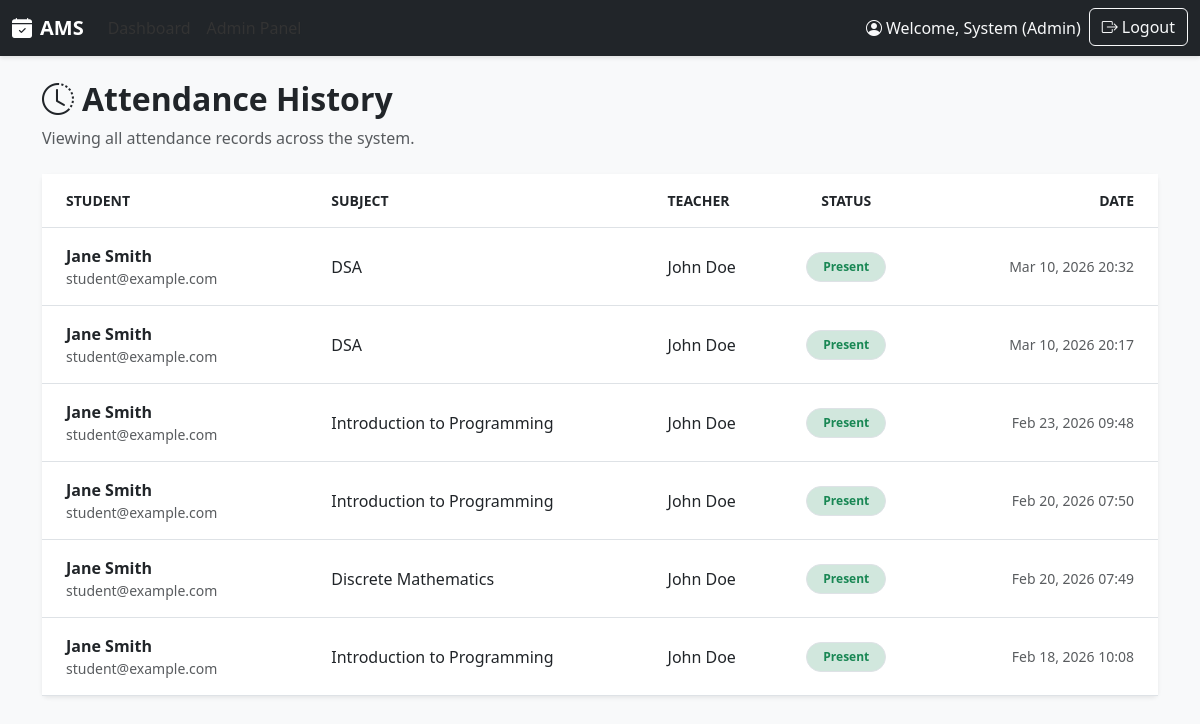
The page /accounts/admin/attendance/history/ (signed in) on the database as committed earlier.
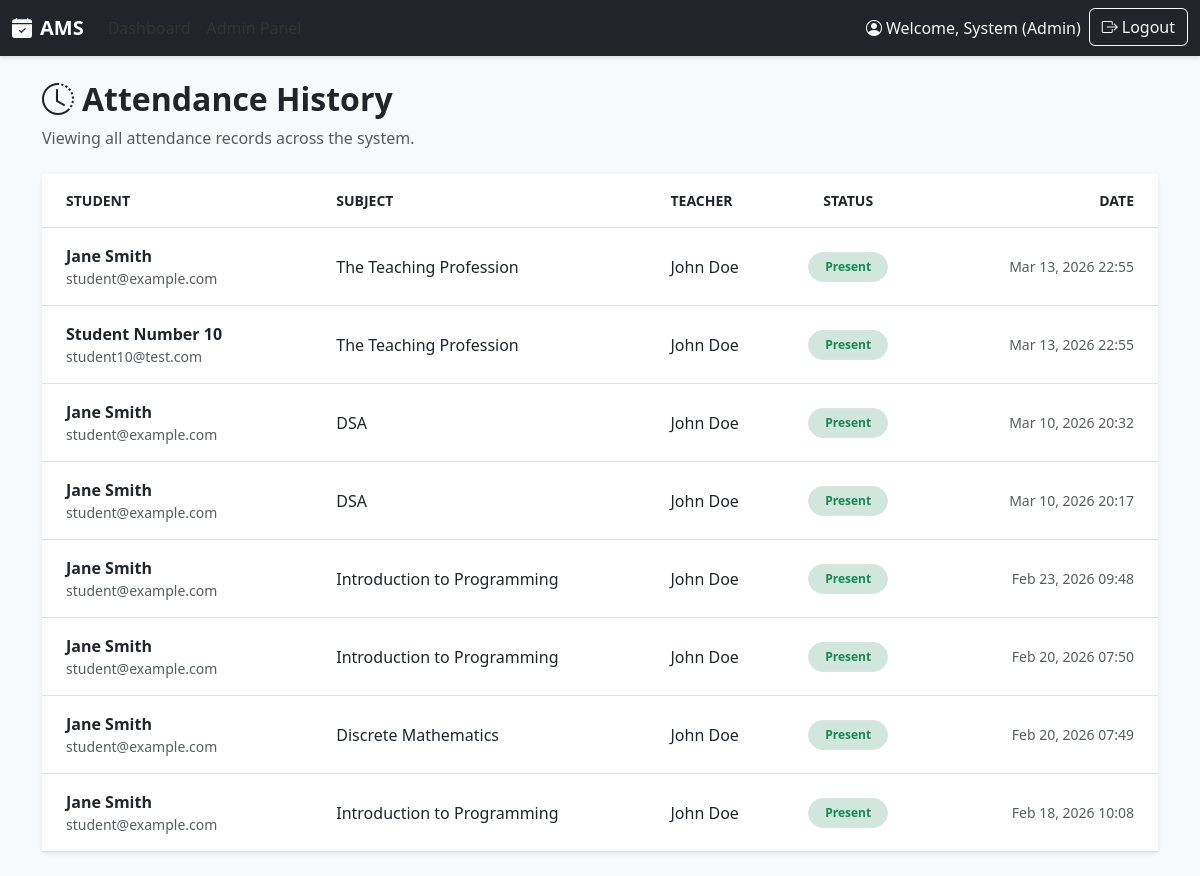
The same page on the database as committed later.
### core/models.py (models this page shows, shortened)
class Attendance(models.Model):
    STATUS_CHOICES = [
        ('present', 'Present'),
        ('absent', 'Absent'),
        ('late', 'Late'),
    ]
    VERIFICATION_CHOICES = [
        ('pending', 'Pending'),
        ('verified', 'Verified'),
        ('rejected', 'Rejected'),
    ]
    id = models.UUIDField(primary_key=True, default=uuid.uuid4, editable=False)
    session = models.ForeignKey(ClassSchedule, on_delete=models.CASCADE, related_name='attendances')
    student = models.ForeignKey(Student, on_delete=models.CASCADE, related_name='attendance_records')
    status = models.CharField(max_length=20, choices=STATUS_CHOICES)
    verification_status = models.CharField(max_length=20, choices=VERIFICATION_CHOICES, default='pending')
    marked_by = models.ForeignKey(User, on_delete=models.SET_NULL, null=True, related_name='marked_attendances')
    marked_at = models.DateTimeField(default=timezone.now)
    verified_by = models.ForeignKey(User, on_delete=models.SET_NULL, null=True, related_name='verified_attendances')
    verified_at = models.DateTimeField(null=True, blank=True)
    updated_at = models.DateTimeField(auto_now=True)
    class Meta:
        db_table = 'attendance'
        unique_together = ['session', 'student']
        ordering = ['-session__session_date', 'student__user__lastname']

class Student(models.Model):
    id = models.UUIDField(primary_key=True, default=uuid.uuid4, editable=False)
    user = models.OneToOneField(User, on_delete=models.CASCADE, related_name='student_profile')
    course = models.ForeignKey(Course, on_delete=models.SET_NULL, null=True, related_name='students')
    current_semester = models.IntegerField(default=1)
    enrollment_year = models.IntegerField()
    updated_by = models.ForeignKey(User, on_delete=models.SET_NULL, null=True, related_name='updated_students')
    created_at = models.DateTimeField(auto_now_add=True)
    updated_at = models.DateTimeField(auto_now=True)
    class Meta:
        db_table = 'student'
        ordering = ['-enrollment_year', 'user__lastname']

class User(AbstractUser):
    ROLE_CHOICES = [
        ('admin', 'Admin'),
        ('teacher', 'Teacher'),
        ('student', 'Student'),
    ]
    username = None
    id = models.UUIDField(primary_key=True, default=uuid.uuid4, editable=False)
    firstname = models.CharField(max_length=100)
    middlename = models.CharField(max_length=100, blank=True, null=True)
    lastname = models.CharField(max_length=100)
    email = models.EmailField(unique=True)
    role = models.CharField(max_length=20, choices=ROLE_CHOICES)
    updated_at = models.DateTimeField(auto_now=True)
    USERNAME_FIELD = 'email'
    REQUIRED_FIELDS = ['firstname', 'lastname']
    objects = UserManager()
    class Meta:
        db_table = 'user'
        ordering = ['-date_joined']

class ClassSchedule(models.Model):
    id = models.UUIDField(primary_key=True, default=uuid.uuid4, editable=False)
    subject = models.ForeignKey(Subject, on_delete=models.CASCADE, related_name='schedules')
    session_date = models.DateField()
    start_time = models.TimeField()
    end_time = models.TimeField()
    taught_by = models.ForeignKey(User, on_delete=models.CASCADE, limit_choices_to={'role': 'teacher'}, related_name='classes_taught')
    created_at = models.DateTimeField(auto_now_add=True)
    updated_at = models.DateTimeField(auto_now=True)
    class Meta:
        db_table = 'class_schedule'
        ordering = ['-session_date', 'start_time']

class Subject(models.Model):
    id = models.UUIDField(primary_key=True, default=uuid.uuid4, editable=False)
    course = models.ForeignKey(Course, on_delete=models.CASCADE, related_name='subjects', null=True)
    semester = models.ForeignKey(Semester, on_delete=models.CASCADE, related_name='subjects', null=True)
    subject_code = models.CharField(max_length=50, unique=True)
    subject_name = models.CharField(max_length=200)
    created_at = models.DateTimeField(auto_now_add=True)
    updated_at = models.DateTimeField(auto_now=True)
    class Meta:
        db_table = 'subject'
        ordering = ['subject_code']

### accounts/views.py (the view)
# urls.py: path('admin/attendance/history/', views.attendance_history, name='attendance_history'),
@login_required
@user_passes_test(role_check('admin'), login_url='login')
def attendance_history(request):
    subject_filter = request.GET.get('subject')
    attendance_records = Attendance.objects.all().select_related(
        'student__user', 'session__subject', 'session__taught_by'
    )
    selected_subject = None
    if subject_filter:
        attendance_records = attendance_records.filter(session__subject_id=subject_filter)
        selected_subject = Subject.objects.filter(id=subject_filter).first()
    attendance_records = attendance_records.order_by('-marked_at')
    page_title = 'Attendance History'
    if selected_subject:
        page_title = f'Attendance History: {selected_subject.subject_name}'
    context = {
        'attendance_records': attendance_records,
        'subject_filter': subject_filter,
        'selected_subject': selected_subject,
        'page_title': page_title
    }
    return render(request, 'admin/attendance_history.html', context)

### accounts/views.py (called while the page is built)
def role_check(role):
    def check(user):
        return user.is_authenticated and (user.role == role or user.is_superuser)
    return check

### templates/admin/attendance_history.html (shortened to what this page needs)
{% extends 'base.html' %}
{% block content %}
<div class="mb-4">
    <h2 class="fw-bold"><i class="bi bi-clock-history me-2"></i>{{ page_title }}</h2>
    <p class="text-muted">Viewing all attendance records across the system.</p>
</div>
<div class="card shadow-sm border-0">
    <div class="card-body p-0">
        <div class="table-responsive">
            <table class="table table-hover align-middle mb-0">
                <thead class="bg-light text-muted small text-uppercase">
                    <tr>
                        <th class="px-4 py-3">Student</th>
                        <th class="py-3">Subject</th>
                        <th class="py-3">Teacher</th>
                        <th class="py-3 text-center">Status</th>
                        <th class="px-4 py-3 text-end">Date</th>
                    </tr>
                </thead>
                <tbody>
                    {% for record in attendance_records %}
                    <tr>
                        <td class="px-4 py-3">
                            <div class="fw-bold">
                                {{ record.student.user.firstname }}
                                {{ record.student.user.lastname }}
                            </div>
                            <div class="text-muted small">{{ record.student.user.email }}</div>
                        </td>
                        <td class="py-3">{{ record.session.subject.subject_name }}</td>
                        <td class="py-3">
                            {{ record.session.taught_by.firstname }}
                            {{ record.session.taught_by.lastname }}
                        </td>
                        <td class="py-3 text-center">
                            <span
                                class="badge {% if record.status == 'present' %}bg-success-subtle text-success{% elif record.status == 'absent' %}bg-danger-subtle text-danger{% else %}bg-warning-subtle text-warning{% endif %} rounded-pill px-3 py-2 border">
                                {{ record.status|title }}
                            </span>
                        </td>
                        <td class="px-4 py-3 text-end text-muted small">{{ record.marked_at|date:"M d, Y H:i" }}</td>
                    </tr>
                    {% empty %}
                    <tr>
                        <td colspan="5" class="text-center py-5 text-muted">No attendance records found.</td>
                    </tr>
                    {% endfor %}
                </tbody>
            </table>
        </div>
    </div>
</div>
{% endblock %}

Rows that differ between the two databases and show on the page:
added Attendance: student.user.firstname "Jane", student.user.lastname "Smith", student.user.email "student@example.com", session.subject.subject_name "The Teaching Profession", session.taught_by.firstname "John", session.taught_by.lastname "Doe", status "Present", marked_at "Mar 13, 2026 22:55"
added Attendance: student.user.firstname "Student", student.user.lastname "Number 10", student.user.email "student10@test.com", session.subject.subject_name "The Teaching Profession", session.taught_by.firstname "John", session.taught_by.lastname "Doe", status "Present", marked_at "Mar 13, 2026 22:55"
